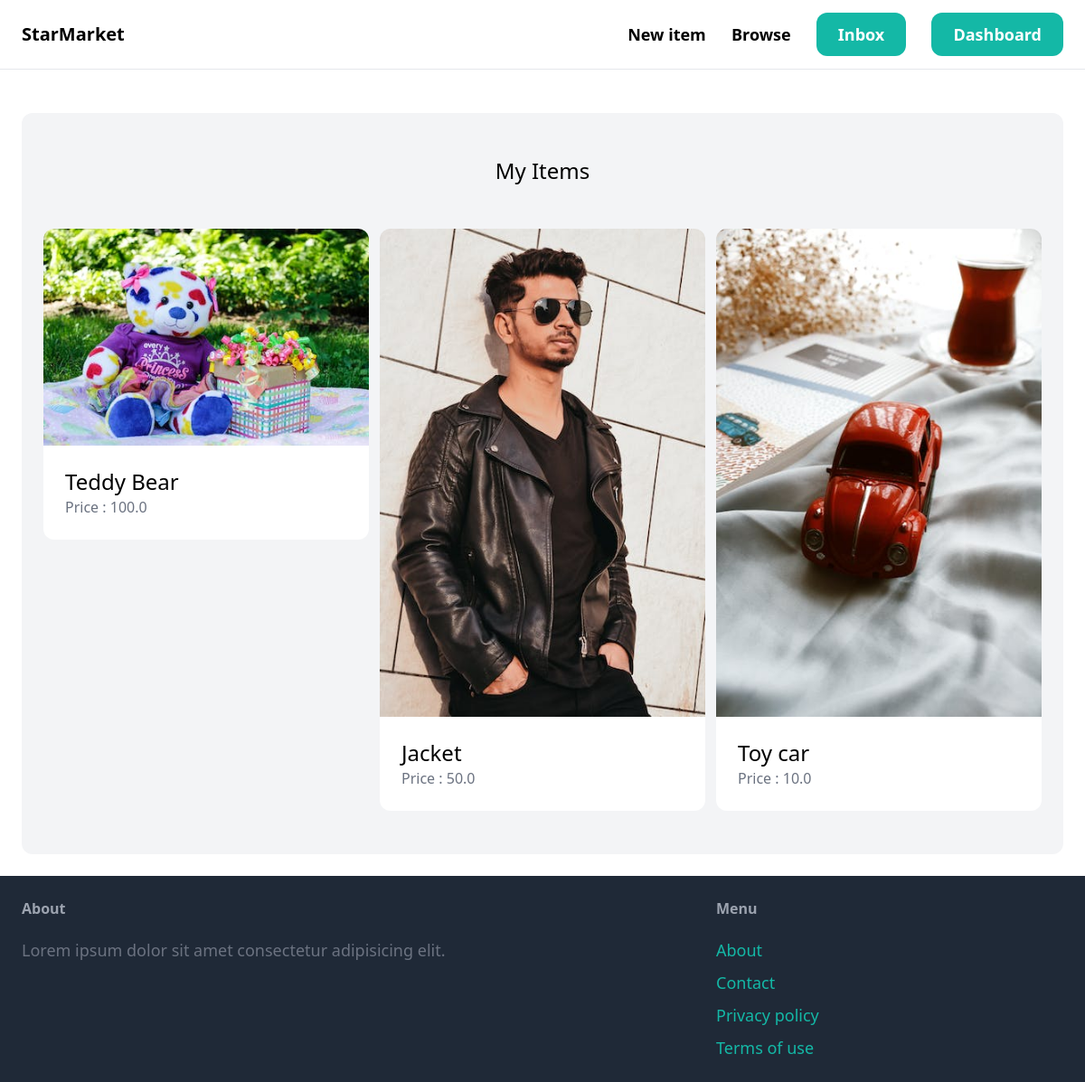
The page /dashboard/ (signed in) on the database its author committed.
### item/models.py (models this page shows, shortened)
class Item(models.Model):
    category = models.ForeignKey(Category,related_name='items',on_delete=models.CASCADE)
    name = models.CharField(max_length=255)
    description = models.TextField(blank=True,null=True)
    price = models.FloatField()
    image = models.ImageField(upload_to='item_images',blank=True,null=True)
    is_sold = models.BooleanField(default=False)
    created_at = models.DateTimeField(auto_now_add=True)
    created_by = models.ForeignKey(User,related_name='items',on_delete=models.CASCADE)

### dashboard/views.py (the view)
# urls.py: path("",views.index,name = "index"),
@login_required
def index(request):
    items = Item.objects.filter(created_by = request.user)
    return render(
        request,
        'dashboard/index.html',
        {
            'items':items,
        }
    )

### dashboard/templates/dashboard/index.html (shortened to what this page needs)
{% extends 'core/base.html' %}
{% block content %}
   <div class="mt-6 px-6 py-12 bg-gray-100 rounded-xl">
        <h2 class="mb-12 text-2xl text-center">My Items</h2>
        <div class="grid grid-cols-3 gap-3">
            {% for item in items %}
                <div>
                    <a href="{% url 'item:detail' item.id %}">
                        <div>
                            <img src="{{ item.image.url }}" class="rounded-t-xl">
                        </div>
                        <div class="p-6 bg-white rounded-b-xl">
                            <h2 class="text-2xl">
                                {{ item.name }}
                            </h2>
                            <p class="text-gray-500">Price : {{ item.price }}</p>
                        </div>
                    </a>
                </div>
            {% endfor %}
        </div>
   </div>
{% endblock %}

### rows shown on the page
Item: image (picture), name "Teddy Bear", price "100.0"
Item: image (picture), name "Jacket", price "50.0"
Item: image (picture), name "Toy car", price "10.0"
